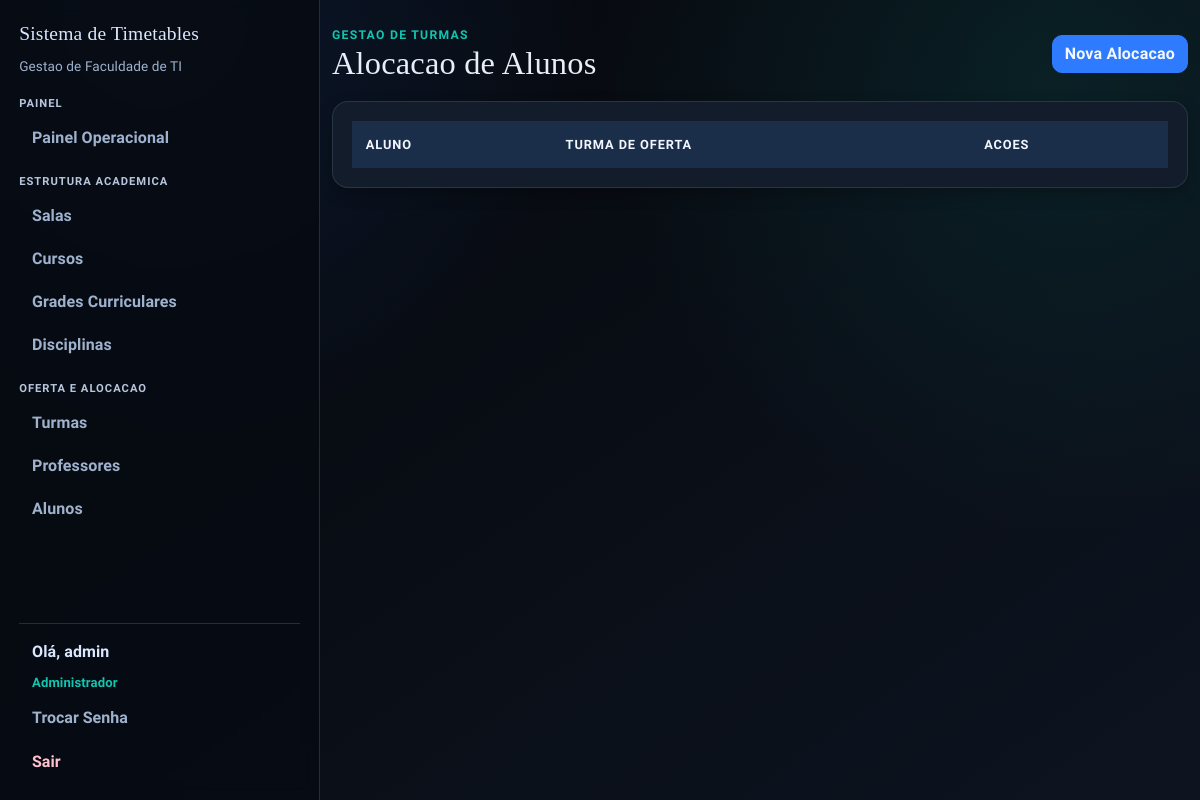
/matriculas (signed in), run on an earlier commit of the app's database.
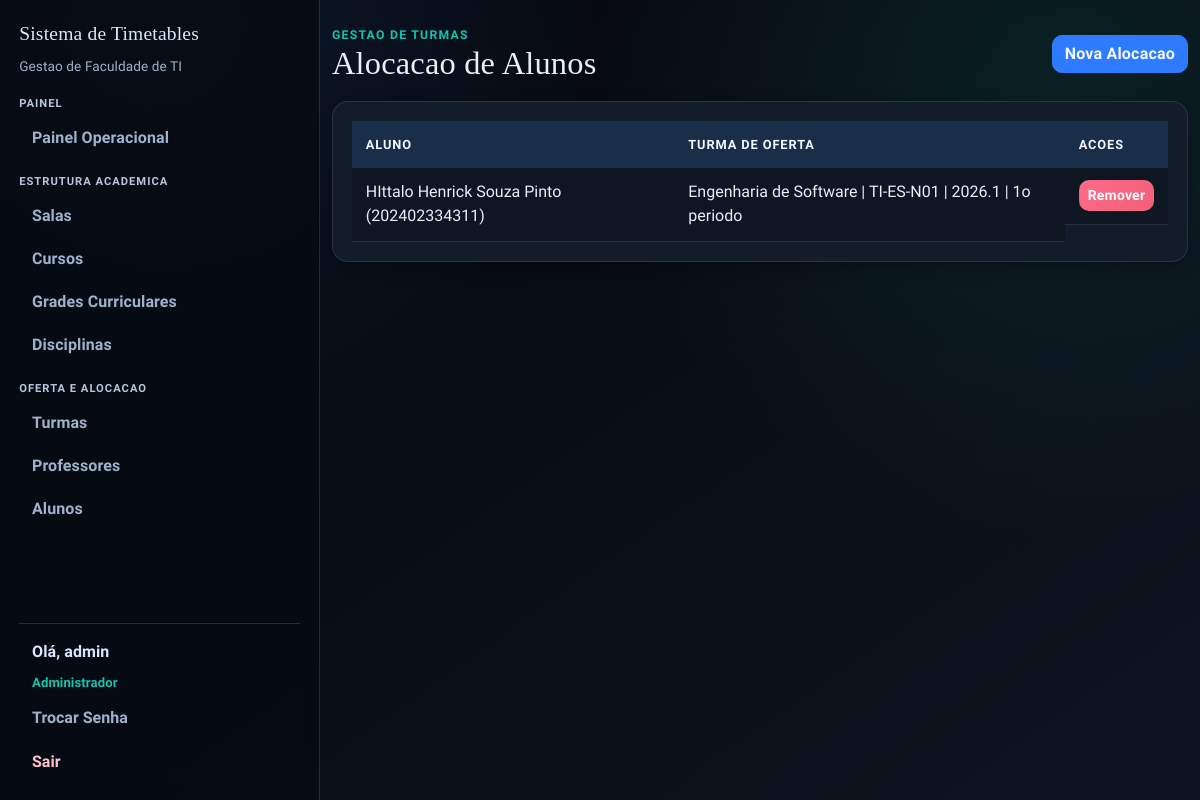
And on a later commit of the database.
### app/models.py (models this page shows, shortened)
class Matricula(db.Model):
    id = db.Column(db.Integer, primary_key=True)
    aluno_id = db.Column(db.Integer, db.ForeignKey('aluno.id'), nullable=False)
    turma_id = db.Column(db.Integer, db.ForeignKey('turma.id'), nullable=False)
    created_at = db.Column(db.DateTime(timezone=True), nullable=False, default=utc_now)
    aluno = db.relationship(
        'Aluno',
        backref=db.backref('matriculas', cascade='all, delete-orphan'),
    )
    turma = db.relationship(
        'Turma',
        backref=db.backref('matriculas', cascade='all, delete-orphan'),
    )
    __table_args__ = (
        db.UniqueConstraint('aluno_id', 'turma_id', name='unique_aluno_turma'),
    )

class Aluno(db.Model):
    id = db.Column(db.Integer, primary_key=True)
    nome = db.Column(db.String(120), nullable=False)
    matricula = db.Column(db.String(30), unique=True, nullable=False)
    curso_id = db.Column(db.Integer, db.ForeignKey("curso.id"), nullable=False)
    ativo = db.Column(db.Boolean, nullable=False, default=True)
    created_at = db.Column(db.DateTime(timezone=True), nullable=False, default=utc_now)
    curso = db.relationship("Curso", backref=db.backref("alunos", lazy="select"))

class Curso(db.Model):
    id = db.Column(db.Integer, primary_key=True)
    nome = db.Column(db.String(120), nullable=False, unique=True)
    codigo = db.Column(db.String(20), nullable=False, unique=True)
    quantidade_periodos = db.Column(db.Integer, nullable=False, default=8)
    ativo = db.Column(db.Boolean, nullable=False, default=True)

class Turma(db.Model):
    id = db.Column(db.Integer, primary_key=True)
    curso_id = db.Column(db.Integer, db.ForeignKey("curso.id"), nullable=False)
    codigo = db.Column(db.String(30), nullable=False)
    semestre_letivo = db.Column(db.String(20), nullable=False)
    periodo = db.Column(db.Integer, nullable=False)
    turno = db.Column(db.String(20), nullable=False, default="noturno")
    quantidade_alunos = db.Column(db.Integer, nullable=True)
    ativa = db.Column(db.Boolean, nullable=False, default=True)
    curso = db.relationship("Curso", backref=db.backref("turmas", lazy="select"))
    __table_args__ = (
        db.UniqueConstraint("curso_id", "codigo", "semestre_letivo", name="unique_turma_codigo_semestre"),
    )

### app/routes/admin.py (the view)
@bp.route("/matriculas")
@login_required
@admin_required
def matriculas():
    matriculas = (
        Matricula.query.options(
            joinedload(Matricula.aluno),
            joinedload(Matricula.turma).joinedload(Turma.curso),
        )
        .join(Matricula.aluno)
        .order_by(Aluno.nome.asc())
        .all()
    )
    delete_form = DeleteForm()
    return render_template("matriculas.html", matriculas=matriculas, delete_form=delete_form)

### app/models.py (called while the page is built)
@login_manager.user_loader
def load_user(user_id):
    return db.session.get(User, int(user_id))

    def is_admin(self):
        return self.role == 'admin'

### app/routes/helpers.py (called while the page is built)
def admin_required_redirect():
    if getattr(current_user, "is_authenticated", False) and current_user.is_admin():
        return None
    flash("Acesso restrito ao administrador.", "danger")
    return redirect(url_for("main.index"))

def admin_required(view_func):
    @wraps(view_func)
    def wrapper(*args, **kwargs):
        guard = admin_required_redirect()
        if guard:
            return guard
        return view_func(*args, **kwargs)
    return wrapper

### templates/matriculas.html (shortened to what this page needs)
{% extends "base.html" %}
{% block content %}
<section class="stagger-in">
  <div class="page-head">
    <div>
      <p class="eyebrow">Gestao de Turmas</p>
      <h1>Alocacao de Alunos</h1>
    </div>
    <a href="{{ url_for('main.new_matricula') }}" class="btn btn-primary">Nova Alocacao</a>
  </div>
  <div class="surface table-shell">
    <div class="table-responsive">
      <table class="table">
        <thead>
          <tr>
            <th>Aluno</th>
            <th>Turma de Oferta</th>
            <th>Acoes</th>
          </tr>
        </thead>
        <tbody>
          {% for item in matriculas %}
          <tr>
            <td>{{ item.aluno.nome }} ({{ item.aluno.matricula }})</td>
            <td>
              {% if item.turma %}
              {{ item.turma.curso.nome if item.turma.curso else 'Curso' }} |
              {{ item.turma.codigo }} |
              {{ item.turma.semestre_letivo }} |
              {{ item.turma.periodo }}o periodo
              {% else %}
              <span class="text-muted">Turma removida</span>
              {% endif %}
            </td>
            <td class="actions-cell">
              <form
                method="POST"
                action="{{ url_for('main.delete_matricula', id=item.id) }}"
                class="d-inline"
                onsubmit="return confirm('Tem certeza que deseja remover esta alocacao?');"
              >
                <button type="submit" class="btn btn-sm btn-danger">Remover</button>
              </form>
            </td>
          </tr>
          {% endfor %}
        </tbody>
      </table>
    </div>
  </div>
</section>
{% endblock %}

What changed in the data, as far as the page shows it:
added Matricula: aluno.nome "HIttalo Henrick Souza Pinto", aluno.matricula "202402334311", turma.curso "Engenharia de Software", turma.codigo "TI-ES-N01", turma.semestre_letivo "2026.1", turma.periodo "1"
